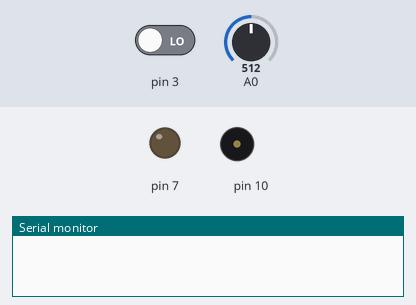
Recording of a program running on a simulated Arduino Uno, built with avr-gcc and run on an emulated ATmega328P. Parts: output pins drawn as LEDs (lit = HIGH), buzzer (waves = sounding), the last lines printed to the serial monitor. The test bench sets the inputs (shaded band); at power-on: pin 3 LOW, A0 = 512.

Above: at 1.2 s.
1.3 s: pin 3 driven HIGH
At 1.7 s:
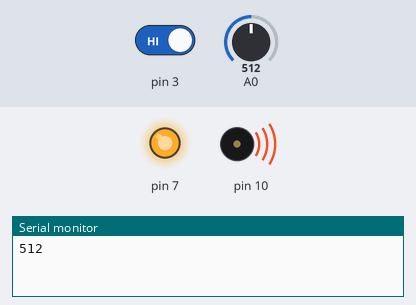
Timing chart, 0 to 10.3 s (numbered marks = the images above; inputs shaded):
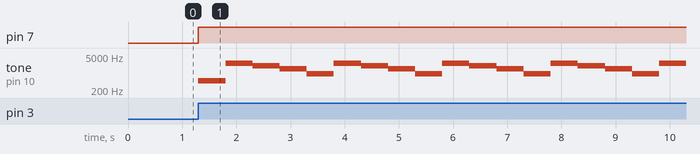

Measured:
- after the input at 1.3 s, pin 7: LOW → HIGH at once; tone on pin 10: silent → 488 Hz at once, then repeats every 2.0 s: 2488 Hz 0.50 s, 1976 Hz 0.50 s, 1464 Hz 0.50 s, 952 Hz 0.50 s

The program:

main.cpp
```cpp
#include <Arduino.h>
#include "Blinky.h"
#include "Button.h"
#include "Beep.h"
#include "Lightsensor.h"

Blinky *Blinker = new Blinky(7);
Button *MyButton = new Button(3);
Beep *Beeper = new Beep(10);
Lightsensor *MyLightsensor = new Lightsensor(A0);

void setup()
{
  Blinker->setup();
  MyButton->setup();
  Beeper->setup();
  Blinker->turnOff();
  MyLightsensor->setup();
  Serial.begin(9600);
  while (!Serial)
  {
    ;
  }
}

void loop()
{
  MyButton->update();
  MyLightsensor->update();
  bool result = MyButton->getDigital();
  int light = MyLightsensor->getAnalog();
  if (result)
  {
    Beeper->update(light);
    Blinker->turnOn();
    Beeper->startBeep();
    Serial.println(light);
    delay(500);
    Beeper->stopBeep();
  }
  else
  {
    Blinker->turnOff();
    Beeper->stopBeep();
  }
}
```

--Sensable.cpp
```cpp
#include <Arduino.h>
#include "Setuppable.h"

class Sensable : public Setuppable
{
public:
  virtual void setup() = 0;
  virtual void update() = 0;
  virtual bool getDigital() = 0;
  virtual int getAnalog() = 0;
};
```

--Setuppable.cpp
```cpp
class Setuppable
{
public:
  virtual void setup() = 0;
};
```

Beep.cpp
```cpp
#include <Arduino.h>
#include "Beep.h"

Beep::Beep(int pinNumber)
{
  isOn = false;
  pin = pinNumber;
  toneNum = 1000;
}

void Beep::setup()
{
  pinMode(pin, OUTPUT);
}

void Beep::update(int amount)
{
  if (toneNum < 1000)
  {
    toneNum = 3000;
  }
  toneNum = toneNum - amount;
}

void Beep::startBeep()
{
  if (!isOn)
  {
    isOn = true;
    tone(pin, toneNum);
  }
}

void Beep::stopBeep()
{
  if (isOn)
  {
    isOn = false;
    noTone(pin);
  }
}
```

Beep.h
```cpp
#include "Setuppable.h"

#ifndef BEEP
#define BEEP
class Beep : public Setuppable
{
private:
  bool isOn;
  int pin;
  int toneNum;

public:
  virtual void setup();
  void startBeep();
  void stopBeep();
  void update(int);
  Beep(int);
};

#endif
```

Blinky.cpp
```cpp
#include <Arduino.h>
#include "Blinky.h"
#include "Setuppable.h"

Blinky::Blinky(int pinNumber)
{
  isOn = false;
  pin = pinNumber;
}

void Blinky::setup()
{
  pinMode(pin, OUTPUT);
}

void Blinky::toggle()
{
  if (isOn)
  {
    isOn = false;
    digitalWrite(pin, LOW);
  }
  else
  {
    isOn = true;
    digitalWrite(pin, HIGH);
  }
}

void Blinky::turnOn()
{
  if (!isOn)
  {
    isOn = true;
    digitalWrite(pin, HIGH);
  }
}

void Blinky::turnOff()
{
  if (isOn)
  {
    isOn = false;
    digitalWrite(pin, LOW);
  }
}
```

Blinky.h
```cpp
#include "Setuppable.h"

#ifndef BLINKY
#define BLINKY
class Blinky : public Setuppable
{
private:
  bool isOn;
  int pin;

public:
  virtual void setup();
  void toggle();
  void turnOn();
  void turnOff();
  Blinky(int);
};

#endif
```

Button.cpp
```cpp
#include <Arduino.h>
#include "Button.h"
#include "Sensable.h"

Button::Button(int pinNumber)
{
  pressed = false;
  pin = pinNumber;
}

void Button::setup()
{
  pinMode(pin, INPUT);
}

void Button::update()
{
  unsigned char result = digitalRead(pin);
  if (result == HIGH)
  {
    pressed = true;
  }
  else
  {
    pressed = false;
  }
}

bool Button::getDigital()
{
  return pressed;
}

int Button::getAnalog()
{
  return 0;
}
```

Button.h
```cpp
#include "Sensable.h"

#ifndef BUTTON
#define BUTTON
class Button : public Sensable
{
private:
  int pin;
  bool pressed;

public:
  virtual void setup();
  virtual void update();
  virtual bool getDigital();
  virtual int getAnalog();
  Button(int);
};

#endif
```

Lightsensor.cpp
```cpp
#include <Arduino.h>
#include "Lightsensor.h"
#include "Sensable.h"

Lightsensor::Lightsensor(int pinNumber)
{
  pin = pinNumber;
}

void Lightsensor::setup()
{
  pinMode(pin, INPUT);
}

void Lightsensor::update()
{
  int result = analogRead(pin);
  value = result;
}

bool Lightsensor::getDigital()
{
  return false;
}

int Lightsensor::getAnalog()
{
  return value;
}
```

Lightsensor.h
```cpp
#include "Sensable.h"

#ifndef LIGHTSENSOR
#define LIGHTSENSOR
class Lightsensor : public Sensable
{
private:
  int pin;
  int value;

public:
  virtual void setup();
  virtual void update();
  virtual bool getDigital();
  virtual int getAnalog();
  Lightsensor(int);
};

#endif
```

Sensable.h
```cpp
#include "Setuppable.h"

#ifndef SENSABLE
#define SENSABLE
class Sensable : public Setuppable
{
public:
  virtual void setup() = 0;
  virtual void update() = 0;
  virtual bool getDigital() = 0;
  virtual int getAnalog() = 0;
};

#endif
```

Setuppable.h
```cpp
#ifndef SETUPPABLE
#define SETUPPABLE
class Setuppable
{
public:
  virtual void setup() = 0;
};
#endif
```
